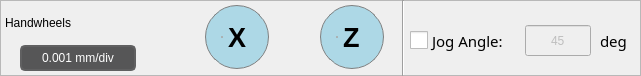
            <widget class="QFrame" name="frame_4">
             <property name="geometry">
              <rect>
               <x>5</x>
               <y>450</y>
               <width>641</width>
               <height>76</height>
              </rect>
             </property>
             <property name="frameShape">
              <enum>QFrame::StyledPanel</enum>
             </property>
             <property name="frameShadow">
              <enum>QFrame::Raised</enum>
             </property>
             <widget class="StatusLabel" name="statuslabel_35">
              <property name="geometry">
               <rect>
                <x>40</x>
                <y>695</y>
                <width>66</width>
                <height>16</height>
               </rect>
              </property>
              <property name="styleSheet">
               <string notr="true"/>
              </property>
              <property name="text">
               <string>N/A/min</string>
              </property>
              <property name="alignment">
               <set>Qt::AlignCenter</set>
              </property>
              <property name="rules" stdset="0">
               <string>[{&quot;channels&quot;: [{&quot;url&quot;: &quot;status:program_units?text&quot;, &quot;trigger&quot;: true}], &quot;property&quot;: &quot;Text&quot;, &quot;expression&quot;: &quot;ch[0] + '/min'&quot;, &quot;name&quot;: &quot;Rapid Speed&quot;}]</string>
              </property>
             </widget>
             <widget class="Line" name="line_9">
              <property name="geometry">
               <rect>
                <x>395</x>
                <y>0</y>
                <width>16</width>
                <height>76</height>
               </rect>
              </property>
              <property name="orientation">
               <enum>Qt::Vertical</enum>
              </property>
             </widget>
             <widget class="QLabel" name="rpmUnit_24">
              <property name="geometry">
               <rect>
                <x>600</x>
                <y>25</y>
                <width>36</width>
                <height>31</height>
               </rect>
              </property>
              <property name="font">
               <font>
                <family>Noto Sans</family>
                <pointsize>11</pointsize>
                <weight>50</weight>
                <italic>false</italic>
                <bold>false</bold>
               </font>
              </property>
              <property name="styleSheet">
               <string notr="true">font: 11pt &quot;Noto Sans&quot;;</string>
              </property>
              <property name="text">
               <string>deg</string>
              </property>
             </widget>
             <widget class="QCheckBox" name="checkBoxJogAngle">
              <property name="geometry">
               <rect>
                <x>410</x>
                <y>25</y>
                <width>116</width>
                <height>31</height>
               </rect>
              </property>
              <property name="font">
               <font>
                <family>Noto Sans</family>
                <pointsize>11</pointsize>
                <weight>50</weight>
                <italic>false</italic>
                <bold>false</bold>
               </font>
              </property>
              <property name="styleSheet">
               <string notr="true">QCheckBox {
        spacing: 4px; /* Adjusts the space between the checkbox and its label */
		font: 11pt &quot;Noto Sans&quot;;
    }
    QCheckBox::indicator {
        width: 18px; /* Width of the checkbox */
        height: 18px; /* Height of the checkbox */
    }</string>
              </property>
              <property name="text">
               <string>Jog Angle:</string>
              </property>
             </widget>
             <widget class="QLabel" name="label_2">
              <property name="geometry">
               <rect>
                <x>5</x>
                <y>5</y>
                <width>156</width>
                <height>36</height>
               </rect>
              </property>
              <property name="styleSheet">
               <string notr="true">font: 57 20pt &quot;Noto Sans&quot;;</string>
              </property>
              <property name="text">
               <string>Handwheels</string>
              </property>
             </widget>
             <widget class="QLabel" name="jogIncrement">
              <property name="geometry">
               <rect>
                <x>20</x>
                <y>45</y>
                <width>116</width>
                <height>26</height>
               </rect>
              </property>
              <property name="styleSheet">
               <string notr="true">QLabel {
    border-style: solid;
    border-color: rgb(96, 96, 97);
    border-width: 2px;
    border-radius: 5px;
    color: white;
    background: rgb(86, 86, 87);
	font: 11pt &quot;Noto&quot;;
}</string>
              </property>
              <property name="text">
               <string>0.001 mm/div</string>
              </property>
              <property name="alignment">
               <set>Qt::AlignCenter</set>
              </property>
             </widget>
             <widget class="QCheckBox" name="xMpgCheckbox">
              <property name="geometry">
               <rect>
                <x>205</x>
                <y>5</y>
                <width>64</width>
                <height>64</height>
               </rect>
              </property>
              <property name="font">
               <font>
                <pointsize>20</pointsize>
                <weight>75</weight>
                <bold>true</bold>
               </font>
              </property>
              <property name="layoutDirection">
               <enum>Qt::LeftToRight</enum>
              </property>
              <property name="styleSheet">
               <string notr="true">QCheckBox::indicator {
	width: 0px;
	height: 0px;
}
QCheckBox {
	border-radius: 32px;
	background-color: lightgray;
	border-style: solid;
	border-width: 1px;
	border-color: gray;
	color: black;
	padding-left: 16px;
}
QCheckBox:checked {
	background-color: lightblue;
   	color: black;
	padding-left: 16px;
}</string>
              </property>
              <property name="text">
               <string>X</string>
              </property>
              <property name="checked">
               <bool>true</bool>
              </property>
             </widget>
             <widget class="QCheckBox" name="zMpgCheckbox">
              <property name="geometry">
               <rect>
                <x>320</x>
                <y>5</y>
                <width>64</width>
                <height>64</height>
               </rect>
              </property>
              <property name="font">
               <font>
                <pointsize>20</pointsize>
                <weight>75</weight>
                <bold>true</bold>
               </font>
              </property>
              <property name="layoutDirection">
               <enum>Qt::LeftToRight</enum>
              </property>
              <property name="styleSheet">
               <string notr="true">QCheckBox::indicator {
	width: 0px;
	height: 0px;
}
QCheckBox {
	border-radius: 32px;
	background-color: lightgray;
	border-style: solid;
	border-width: 1px;
	border-color: gray;
	color: black;
	padding-left: 16px;
}
QCheckBox:checked {
	background-color: lightblue;
   	color: black;
	padding-left: 16px;
}</string>
              </property>
              <property name="text">
               <string>Z</string>
              </property>
              <property name="checked">
               <bool>true</bool>
              </property>
             </widget>
             <widget class="VCPSettingsLineEdit" name="inputJogAngle">
              <property name="enabled">
               <bool>false</bool>
              </property>
              <property name="geometry">
               <rect>
                <x>525</x>
                <y>25</y>
                <width>66</width>
                <height>31</height>
               </rect>
              </property>
              <property name="text">
               <string>45</string>
              </property>
              <property name="alignment">
               <set>Qt::AlignCenter</set>
              </property>
              <property name="settingName" stdset="0">
               <string>smart_numpad.input-jog-angle</string>
              </property>
              <property name="textFormat" stdset="0">
               <string>.4f</string>
              </property>
             </widget>
            </widget>
